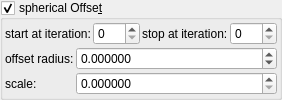
    <widget class="MyGroupBox" name="groupCheck_transf_function_enabledAx_false">
     <property name="toolTip">
      <string/>
     </property>
     <property name="title">
      <string>spherical Offse&amp;t</string>
     </property>
     <property name="checkable">
      <bool>true</bool>
     </property>
     <layout class="QVBoxLayout" name="verticalLayout_50">
      <property name="spacing">
       <number>2</number>
      </property>
      <property name="leftMargin">
       <number>2</number>
      </property>
      <property name="topMargin">
       <number>2</number>
      </property>
      <property name="rightMargin">
       <number>2</number>
      </property>
      <property name="bottomMargin">
       <number>2</number>
      </property>
      <item>
       <layout class="QHBoxLayout" name="horizontalLayout_21" stretch="0,1,0,1">
        <item>
         <widget class="QLabel" name="label_102">
          <property name="text">
           <string>start at iteration:</string>
          </property>
         </widget>
        </item>
        <item>
         <widget class="MySpinBox" name="spinboxInt_transf_start_iterations_S">
          <property name="sizePolicy">
           <sizepolicy hsizetype="Minimum" vsizetype="Maximum">
            <horstretch>0</horstretch>
            <verstretch>0</verstretch>
           </sizepolicy>
          </property>
          <property name="minimum">
           <number>0</number>
          </property>
          <property name="maximum">
           <number>999</number>
          </property>
          <property name="value">
           <number>0</number>
          </property>
         </widget>
        </item>
        <item>
         <widget class="QLabel" name="label_72">
          <property name="text">
           <string>stop at iteration:</string>
          </property>
         </widget>
        </item>
        <item>
         <widget class="MySpinBox" name="spinboxInt_transf_stop_iterations_S">
          <property name="sizePolicy">
           <sizepolicy hsizetype="Preferred" vsizetype="Maximum">
            <horstretch>0</horstretch>
            <verstretch>0</verstretch>
           </sizepolicy>
          </property>
          <property name="maximum">
           <number>999</number>
          </property>
         </widget>
        </item>
       </layout>
      </item>
      <item>
       <layout class="QGridLayout" name="gridLayout_28" columnstretch="0,1">
        <property name="spacing">
         <number>2</number>
        </property>
        <item row="0" column="1">
         <widget class="MyDoubleSpinBox" name="spinbox_transf_offset">
          <property name="sizePolicy">
           <sizepolicy hsizetype="Minimum" vsizetype="Maximum">
            <horstretch>0</horstretch>
            <verstretch>0</verstretch>
           </sizepolicy>
          </property>
          <property name="prefix">
           <string/>
          </property>
          <property name="decimals">
           <number>6</number>
          </property>
          <property name="minimum">
           <double>-99.989999999999995</double>
          </property>
          <property name="singleStep">
           <double>0.100000000000000</double>
          </property>
         </widget>
        </item>
        <item row="1" column="1">
         <widget class="MyDoubleSpinBox" name="spinbox_transf_scale">
          <property name="sizePolicy">
           <sizepolicy hsizetype="Minimum" vsizetype="Maximum">
            <horstretch>0</horstretch>
            <verstretch>0</verstretch>
           </sizepolicy>
          </property>
          <property name="decimals">
           <number>6</number>
          </property>
          <property name="minimum">
           <double>0.000000000000000</double>
          </property>
          <property name="maximum">
           <double>99.989999999999995</double>
          </property>
          <property name="singleStep">
           <double>0.100000000000000</double>
          </property>
         </widget>
        </item>
        <item row="0" column="0">
         <widget class="QLabel" name="label_132">
          <property name="text">
           <string>offset radius:</string>
          </property>
         </widget>
        </item>
        <item row="1" column="0">
         <widget class="QLabel" name="label_131">
          <property name="text">
           <string>scale:</string>
          </property>
         </widget>
        </item>
       </layout>
      </item>
     </layout>
    </widget>
